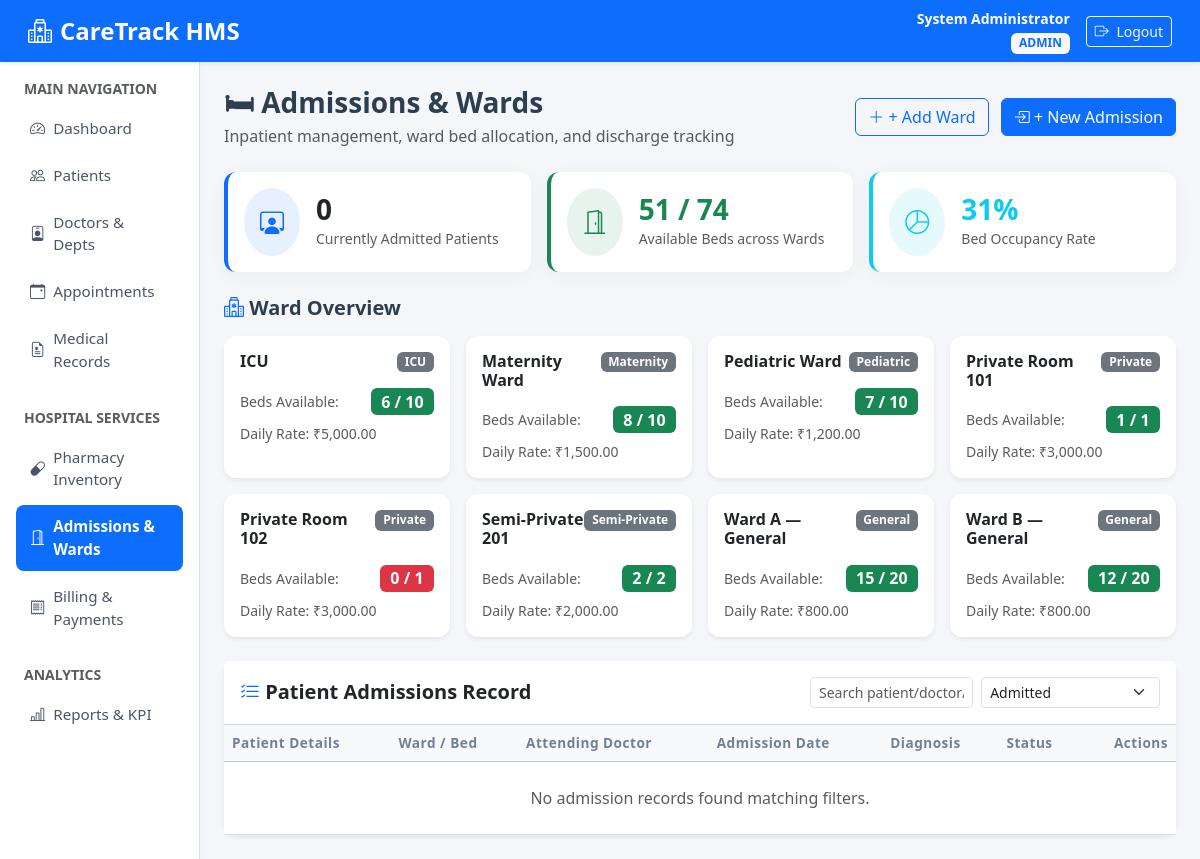
/admissions.php (signed in), run on the app's committed database.
### tables this page shows
CREATE TABLE IF NOT EXISTS wards (
    id          INT          AUTO_INCREMENT PRIMARY KEY,
    ward_name   VARCHAR(80)  NOT NULL,
    ward_type   ENUM('General','ICU','Maternity','Pediatric','Private','Semi-Private') NOT NULL DEFAULT 'General',
    total_beds  INT          NOT NULL DEFAULT 0,
    available_beds INT       NOT NULL DEFAULT 0,
    charge_per_day DECIMAL(10,2) DEFAULT 0.00,
    created_at  TIMESTAMP    NOT NULL DEFAULT CURRENT_TIMESTAMP
);

### admissions.php (the view, shortened to what this page needs)
<?php
require 'config/db.php';
require 'partials/header.php';
$status_filter = $_GET['status'] ?? 'Admitted';
$search_q      = trim($_GET['q'] ?? '');
$where = ["1=1"];
if ($status_filter !== 'All') {
    $where[] = "a.status = '" . $conn->real_escape_string($status_filter) . "'";
}
$where_sql = implode(" AND ", $where);
$admissions = $conn->query("
    SELECT a.*, p.full_name AS patient_name, p.patient_code, p.blood_group, p.phone,
           d.name AS doctor_name, w.ward_name, w.ward_type, w.charge_per_day
    FROM admissions a
    JOIN patients p ON p.id = a.patient_id
    JOIN doctors d ON d.id = a.doctor_id
    LEFT JOIN wards w ON w.id = a.ward_id
    WHERE $where_sql
    ORDER BY a.admission_date DESC
");
$wards = $conn->query("SELECT * FROM wards ORDER BY ward_name ASC");
$stat_admitted = $conn->query("SELECT COUNT(*) c FROM admissions WHERE status='Admitted'")->fetch_assoc()['c'];
$stat_beds_avail = $conn->query("SELECT COALESCE(SUM(available_beds),0) c FROM wards")->fetch_assoc()['c'];
$stat_total_beds = $conn->query("SELECT COALESCE(SUM(total_beds),0) c FROM wards")->fetch_assoc()['c'];
?>
<div class="d-flex justify-content-between align-items-center mb-4">
  <div>
    <h1 class="h3 fw-bold mb-1">🛏 Admissions & Wards</h1>
    <p class="text-muted mb-0">Inpatient management, ward bed allocation, and discharge tracking</p>
  </div>
  <div>
    <button class="btn btn-outline-primary me-2" data-bs-toggle="modal" data-bs-target="#wardModal">
      <i class="bi bi-plus-lg"></i> + Add Ward
    </button>
    <button class="btn btn-primary" data-bs-toggle="modal" data-bs-target="#admitModal">
      <i class="bi bi-box-arrow-in-right"></i> + New Admission
    </button>
  </div>
</div>
<div class="row g-3 mb-4">
  <div class="col-md-4">
    <div class="card p-3 border-start border-4 border-primary">
      <div class="d-flex align-items-center">
        <div class="rounded-circle bg-primary bg-opacity-10 text-primary p-3 me-3 fs-4"><i class="bi bi-person-workspace"></i></div>
        <div>
          <h3 class="fw-bold mb-0"><?= $stat_admitted ?></h3>
          <small class="text-muted">Currently Admitted Patients</small>
        </div>
      </div>
    </div>
  </div>
  <div class="col-md-4">
    <div class="card p-3 border-start border-4 border-success">
      <div class="d-flex align-items-center">
        <div class="rounded-circle bg-success bg-opacity-10 text-success p-3 me-3 fs-4"><i class="bi bi-door-open"></i></div>
        <div>
          <h3 class="fw-bold mb-0 text-success"><?= $stat_beds_avail ?> / <?= $stat_total_beds ?></h3>
          <small class="text-muted">Available Beds across Wards</small>
        </div>
      </div>
    </div>
  </div>
  <div class="col-md-4">
    <div class="card p-3 border-start border-4 border-info">
      <div class="d-flex align-items-center">
        <div class="rounded-circle bg-info bg-opacity-10 text-info p-3 me-3 fs-4"><i class="bi bi-pie-chart"></i></div>
        <div>
          <h3 class="fw-bold mb-0 text-info">
            <?= $stat_total_beds > 0 ? round((($stat_total_beds - $stat_beds_avail) / $stat_total_beds) * 100) : 0 ?>%
          </h3>
          <small class="text-muted">Bed Occupancy Rate</small>
        </div>
      </div>
    </div>
  </div>
</div>
<h5 class="fw-bold mb-3"><i class="bi bi-hospital text-primary"></i> Ward Overview</h5>
<div class="row g-3 mb-4">
  <?php while ($w = $wards->fetch_assoc()): ?>
    <div class="col-md-4 col-lg-3">
      <div class="card p-3 h-100 shadow-sm border-0">
        <div class="d-flex justify-content-between align-items-start mb-2">
          <h6 class="fw-bold mb-0"><?= htmlspecialchars($w['ward_name']) ?></h6>
          <span class="badge bg-secondary"><?= htmlspecialchars($w['ward_type']) ?></span>
        </div>
        <div class="d-flex justify-content-between align-items-center my-2">
          <span class="small text-muted">Beds Available:</span>
          <span class="badge <?= $w['available_beds'] > 0 ? 'bg-success' : 'bg-danger' ?> fs-6">
            <?= $w['available_beds'] ?> / <?= $w['total_beds'] ?>
          </span>
        </div>
        <small class="text-muted">Daily Rate: ₹<?= number_format($w['charge_per_day'], 2) ?></small>
      </div>
    </div>
  <?php endwhile; ?>
</div>
<div class="card shadow-sm">
  <div class="card-header bg-white py-3 d-flex justify-content-between align-items-center flex-wrap gap-2">
    <h5 class="mb-0 fw-bold"><i class="bi bi-list-check text-primary"></i> Patient Admissions Record</h5>
    <form method="GET" class="d-flex gap-2 align-items-center">
      <input type="text" name="q" class="form-control form-control-sm" placeholder="Search patient/doctor/ward..." value="<?= htmlspecialchars($search_q) ?>">
      <select name="status" class="form-select form-select-sm" onchange="this.form.submit()">
        <option value="Admitted" <?= $status_filter === 'Admitted' ? 'selected' : '' ?>>Admitted</option>
      </select>
    </form>
  </div>
  <div class="table-responsive">
    <table class="table table-hover align-middle mb-0">
      <thead class="table-light">
        <tr>
          <th>Patient Details</th>
          <th>Ward / Bed</th>
          <th>Attending Doctor</th>
          <th>Admission Date</th>
          <th>Diagnosis</th>
          <th>Status</th>
          <th class="text-end">Actions</th>
        </tr>
      </thead>
      <tbody>
        <?php if ($admissions->num_rows === 0): ?>
          <tr><td colspan="7" class="text-center py-4 text-muted">No admission records found matching filters.</td></tr>
        <?php endif; ?>
      </tbody>
    </table>
  </div>
</div>
<?php require 'partials/footer.php'; ?>

### partials/header.php (shortened to what this page needs)
<!doctype html>
<html lang="en">
<head>
<link href="https://cdn.jsdelivr.net/npm/bootstrap@5.3.3/dist/css/bootstrap.min.css" rel="stylesheet">
<link href="https://cdn.jsdelivr.net/npm/bootstrap-icons@1.11.3/font/bootstrap-icons.css" rel="stylesheet">
<link rel="stylesheet" href="assets/style.css">
</head>
<body>
<nav class="navbar navbar-expand-lg navbar-dark bg-primary px-3 shadow-sm sticky-top">
  <div class="container-fluid">
    <a class="navbar-brand fw-bold fs-4 d-flex align-items-center" href="dashboard.php">
      <i class="bi bi-hospital me-2"></i> CareTrack HMS
    </a>
    <div class="d-flex align-items-center text-white">
      <div class="me-3 d-none d-sm-block text-end">
        <div class="fw-semibold small"><?= htmlspecialchars($_SESSION['user']['full_name']) ?></div>
        <small class="badge bg-light text-primary"><?= htmlspecialchars(strtoupper($_SESSION['user']['role'])) ?></small>
      </div>
      <a href="logout.php" class="btn btn-sm btn-outline-light"><i class="bi bi-box-arrow-right me-1"></i> Logout</a>
    </div>
  </div>
</nav>
<div class="container-fluid">
<div class="row">
<aside class="col-md-3 col-lg-2 sidebar p-3 border-end">
  <div class="text-uppercase text-muted small fw-bold px-2 mb-2">Main Navigation</div>
  <a href="dashboard.php" class="<?= basename($_SERVER['PHP_SELF']) == 'dashboard.php' ? 'active' : '' ?>">
    <i class="bi bi-speedometer2 me-2"></i> Dashboard
  </a>
  <a href="patients.php" class="<?= basename($_SERVER['PHP_SELF']) == 'patients.php' ? 'active' : '' ?>">
    <i class="bi bi-people me-2"></i> Patients
  </a>
  <a href="doctors.php" class="<?= basename($_SERVER['PHP_SELF']) == 'doctors.php' ? 'active' : '' ?>">
    <i class="bi bi-person-badge me-2"></i> Doctors & Depts
  </a>
  <a href="appointments.php" class="<?= basename($_SERVER['PHP_SELF']) == 'appointments.php' ? 'active' : '' ?>">
    <i class="bi bi-calendar-event me-2"></i> Appointments
  </a>
  <a href="records.php" class="<?= basename($_SERVER['PHP_SELF']) == 'records.php' ? 'active' : '' ?>">
    <i class="bi bi-file-earmark-medical me-2"></i> Medical Records
  </a>
  <div class="text-uppercase text-muted small fw-bold px-2 mt-4 mb-2">Hospital Services</div>
  <a href="pharmacy.php" class="<?= basename($_SERVER['PHP_SELF']) == 'pharmacy.php' ? 'active' : '' ?>">
    <i class="bi bi-capsule me-2"></i> Pharmacy Inventory
  </a>
  <a href="admissions.php" class="<?= basename($_SERVER['PHP_SELF']) == 'admissions.php' ? 'active' : '' ?>">
    <i class="bi bi-door-open me-2"></i> Admissions & Wards
  </a>
  <a href="billing.php" class="<?= basename($_SERVER['PHP_SELF']) == 'billing.php' ? 'active' : '' ?>">
    <i class="bi bi-receipt me-2"></i> Billing & Payments
  </a>
  <div class="text-uppercase text-muted small fw-bold px-2 mt-4 mb-2">Analytics</div>
  <a href="reports.php" class="<?= basename($_SERVER['PHP_SELF']) == 'reports.php' ? 'active' : '' ?>">
    <i class="bi bi-bar-chart-line me-2"></i> Reports & KPI
  </a>
</aside>
<main class="col-md-9 col-lg-10 p-4">

### partials/footer.php (shortened to what this page needs)
</main></div></div>
</body></html>

### assets/style.css (style rules this page uses)
body { background-color: #f4f6f9; font-family: system-ui, -apple-system, "Segoe UI", Roboto, "Helvetica Neue", Arial, sans-serif; color: #2c3e50; }
.sidebar { min-height: calc(100vh - 56px); background-color: #ffffff; box-shadow: 2px 0 10px rgba(0,0,0,0.02); }
.sidebar a { display: flex; align-items: center; padding: 10px 14px; margin: 4px 0; text-decoration: none; color: #4a5568; border-radius: 8px; font-weight: 500; font-size: 0.95rem; transition: all 0.2s ease; }
.sidebar a.active { background-color: #0d6efd; color: #ffffff; font-weight: 600; }
.card { border: none; border-radius: 12px; box-shadow: 0 4px 20px rgba(0, 0, 0, 0.04); }
.table th { white-space: nowrap; font-size: 0.85rem; text-uppercase: uppercase; letter-spacing: 0.5px; color: #718096; }

### data on the page
wards: ward_name "ICU", ward_type "ICU", available_beds "6", total_beds "10", charge_per_day "5,000.00"
wards: ward_name "Maternity Ward", ward_type "Maternity", available_beds "8", total_beds "10", charge_per_day "1,500.00"
wards: ward_name "Pediatric Ward", ward_type "Pediatric", available_beds "7", total_beds "10", charge_per_day "1,200.00"
wards: ward_name "Private Room 101", ward_type "Private", available_beds "1", total_beds "1", charge_per_day "3,000.00"
wards: ward_name "Private Room 102", ward_type "Private", available_beds "0", total_beds "1", charge_per_day "3,000.00"
wards: ward_name "Semi-Private 201", ward_type "Semi-Private", available_beds "2", total_beds "2", charge_per_day "2,000.00"
wards: ward_name "Ward A — General", ward_type "General", available_beds "15", total_beds "20", charge_per_day "800.00"
wards: ward_name "Ward B — General", ward_type "General", available_beds "12", total_beds "20", charge_per_day "800.00"

### other printed values
$_SESSION['user']['full_name'] "System Administrator"
$_SESSION['user']['role'] "ADMIN"
$stat_admitted "0"
$stat_beds_avail "51"
$stat_total_beds "74"
